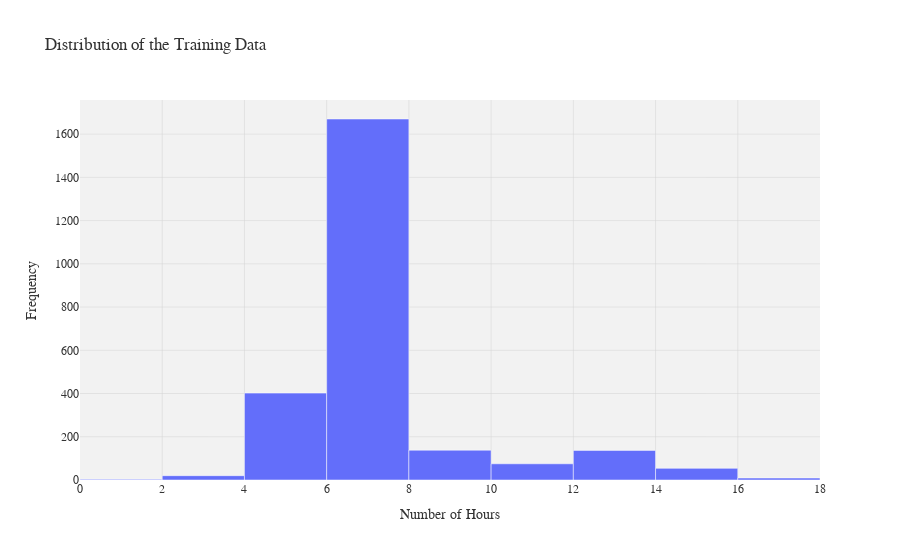

This figure's notebook cell:
### Markdown cell above
# Data Distribution

### Code cell
# This line imports the Plotly Express module, which provides a high-level interface for creating interactive plots.
import plotly.express as px

# This line creates a histogram figure using the px.histogram() function from Plotly Express. 
# It takes the DataFrame merged_df as input and specifies that the 'sleep_hours' column should be used as the x-axis variable. 
# The title parameter sets the title of the plot to 'Distribution of the Training Data', and nbins=10 specifies the number of bins in the histogram
fig = px.histogram(merged_df, x='sleep_hours', title='Distribution of the Training Data', nbins=10)
# This line updates the visual properties of the histogram bars. It sets the marker_color to '#636EFA' 
# (a shade of blue), marker_line_color to 'white', and marker_line_width to 0.5. This customization gives the bars a consistent appearance.
fig.update_traces(marker_color='#636EFA', marker_line_color='white', marker_line_width=0.5)
# This block of code updates the layout of the figure. It sets the x-axis title to 'Number of Hours', 
# the y-axis title to 'Frequency', removes the legend, sets the plot background color to '#f2f2f2', and updates 
# the font settings to use the Arial font, size 12, and color '#333333' for the text
fig.update_layout(
    xaxis_title='Number of Hours',
    yaxis_title='Frequency',
    showlegend=False,
    plot_bgcolor='#f2f2f2',
    font=dict(
        family='Arial',
        size=12,
        color='#333333'
    )
)
# These lines update the grid properties of the x-axis and y-axis, respectively. 
# They set showgrid to True to display the grid lines, gridwidth to 0.5 to control 
# the thickness of the grid lines, and gridcolor to 'lightgray' to set the color of the grid lines
fig.update_xaxes(showgrid=True, gridwidth=0.5, gridcolor='lightgray')
fig.update_yaxes(showgrid=True, gridwidth=0.5, gridcolor='lightgray')

fig.show()

### Figure 1 — Plotly figure (JSON) as saved in the notebook; plotly's stock layout.template omitted (floating-point values rounded to 4 significant figures; data arrays with more than 128 entries replaced by an {"elided": "..."} marker saying what was removed)
{"data": [{"alignmentgroup": "True", "bingroup": "x", "hovertemplate": "sleep_hours=%{x}<br>count=%{y}<extra></extra>", "legendgroup": "", "marker": {"color": "#636EFA", "line": {"color": "white", "width": 0.5}, "pattern": {"shape": ""}}, "name": "", "nbinsx": 10, "offsetgroup": "", "orientation": "v", "showlegend": false, "type": "histogram", "x": {"elided": "2508 float values"}, "xaxis": "x", "yaxis": "y"}], "layout": {"barmode": "relative", "font": {"color": "#333333", "family": "Arial", "size": 12}, "legend": {"tracegroupgap": 0}, "plot_bgcolor": "#f2f2f2", "showlegend": false, "title": {"text": "Distribution of the Training Data"}, "xaxis": {"anchor": "y", "domain": [0, 1], "gridcolor": "lightgray", "gridwidth": 0.5, "showgrid": true, "title": {"text": "Number of Hours"}}, "yaxis": {"anchor": "x", "domain": [0, 1], "gridcolor": "lightgray", "gridwidth": 0.5, "showgrid": true, "title": {"text": "Frequency"}}}}
